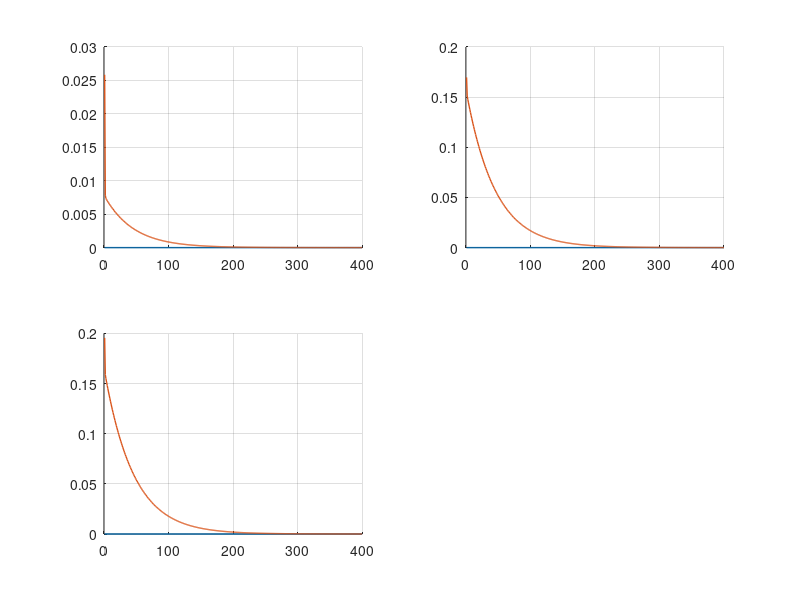

This chart was generated by the following MATLAB code:
clear;
clc;

%%%%%%%%%%%%%%%%%%%%%%%%%%% Power grid %%%%%%%%%%%%%%%%%%%%%%%%%%%%%%
% A=[-1 -3;3 -5];
% B=[2 -1;1 0];
% C=[0.8 2.4;1.6 0.8];
% D=zeros(size(C,1),size(B,2));
% K=[2];
% 
% Ts = 1;
% pgrid = ss(A,B,C,D);
% pgrid_d=ss(A,B,C,zeros(size(B)),Ts);
% controllability_cc=[rank(pgrid_d.a)==rank(ctrb(pgrid_d))];
% p = 100;
% Q = p*eye(size(A));
% R = 0.1*eye(size(B,2),size(B,2));
% K = dlqr(A,B,Q,R)
% pgrid_cl =ss(A-B*K,zeros(size(B)),C,D,Ts);
% isstable(pgrid_cl)
% % pgrid_cl =ss(A-B*K,B,C,D,Ts);
% step(pgrid_cl)
% 
% QN =1;
% RN = eye(size(C,1));
% [KEST,L,PN] = kalman(pgrid_d,QN,RN)
% 
% % for i=1:1000000
% %     L=(PN*C')/(C*PN*C'+RN);
% %     PN=(eye(size(C,1))-L*C)*PN;
% %     PN=(A*PN*A'+QN);
% % end
% 
% time = 10;
% plot_vectorx1 = ones(1,time);
% plot_vectorx2 = ones(1,time);
% plot_vectorz1 = ones(1,time);
% plot_vectorz2 = ones(1,time);
% 
% 
% x = zeros(size(A,1),1);
% z = 0.1*ones(size(A,1),1);
% u = zeros(size(B,2),1);
% 
% 
% for i=1:time
%     y = C*x
%     r = C*x - C*z;
%     x = A*x + B*u;
%     z = A*z + B*u + L*r;
%     u = -K*x;
%     
%     plot_vectorx1(i) = x(1);
%     plot_vectorz1(i) = z(1);
%     plot_vectorx2(i) = x(2);
%     plot_vectorz2(i) = z(2);
% end
% 
% fontsize = 10;
% linewidth = 1;
% 
% clf;
% subplot(1,2,1);
% hold on;
% plot(plot_vectorx1,'LineWidth',linewidth);
% plot(plot_vectorz1,'LineWidth',linewidth);
% set(gca,'FontSize',fontsize)
% grid on;
% hold off;
% 
% subplot(1,2,2);
% hold on;
% plot(plot_vectorx2,'LineWidth',linewidth);
% plot(plot_vectorz2,'LineWidth',linewidth);
% set(gca,'FontSize',fontsize)
% grid on;
% hold off;


%%%%%%%%%%%%%%%%%%%%%%%%%%% Cruise Control %%%%%%%%%%%%%%%%%%%%%%%%%%%%%%
% A = [ 0       1       0;
%       0       0       1;
%   -6.0476  -5.2856  -0.238];  
% B = [0; 0; 2.4767];
% C = [1 0 0];
% D = 0;
% cruise_contrl=ss(A,B,C,D)
% Ts = .01;
% cruise_contrl_d = c2d(cruise_contrl,Ts,'zoh');
% controllability_cc=[rank(cruise_contrl_d.a)==rank(ctrb(cruise_contrl_d))]
% 
% A = cruise_contrl_d.a
% B = cruise_contrl_d.b
% C = cruise_contrl_d.c
% D = cruise_contrl_d.d
% 
% p = 100;
% Q = p*eye(3);
% R = 1;
% K = dlqr(A,B,Q,R)
% abs(eig(A - B*K))
% 
% QN = 1;
% RN = 1;
% [KEST,L,P] = kalman(cruise_contrl_d,QN,RN)
% % P = 1.0e-02 * [1    1   1;
% %                1    1   1;
% %                1    1   1];
% 
% for i=1:1000
%     L=P*C'*inv(C*P*C'+RN);
%     P=(eye(3)-L*C)*P;
%     P=(A*P*A'+QN);
% end
% 
% 
% cruise_contrl_cl = ss(A-B*K,zeros(size(B)),C,D,Ts);
% isstable(cruise_contrl_cl)
% 
% time = 1000;
% plot_vectorx1 = ones(1,time);
% plot_vectorx2 = ones(1,time);
% plot_vectorx3 = ones(1,time);
% plot_vectorxnorm = ones(1,time);
% plot_vectorz1 = ones(1,time);
% plot_vectorz2 = ones(1,time);
% plot_vectorz3 = ones(1,time);
% plot_vectorznorm = ones(1,time);
% 
% 
% x = zeros(size(A,1),1);
% z = 0.001*ones(size(A,1),1);
% u = zeros(size(B,2),1);
% 
% 
% for i=1:time
%     y = C*x;
%     r = C*x - C*z;
%     x = A*x + B*u;
%     z = A*z + B*u + L*r;
%     u = -K*x;
%     
%     plot_vectorx1(i) = x(1);
%     plot_vectorz1(i) = z(1);
%     plot_vectorx2(i) = x(2);
%     plot_vectorz2(i) = z(2);
%     plot_vectorx3(i) = x(3);
%     plot_vectorz3(i) = z(3);
%     plot_vectorxnorm(i) = norm(x,1);
%     plot_vectorznorm(i) = norm(z,1);
% end
% 
% fontsize = 10;
% linewidth = 1;
% 
% clf;
% subplot(2,2,1);
% hold on;
% plot(plot_vectorx1,'LineWidth',linewidth);
% plot(plot_vectorz1,'LineWidth',linewidth);
% set(gca,'FontSize',fontsize)
% grid on;
% hold off;
% 
% subplot(2,2,2);
% hold on;
% plot(plot_vectorx2,'LineWidth',linewidth);
% plot(plot_vectorz2,'LineWidth',linewidth);
% set(gca,'FontSize',fontsize)
% grid on;
% hold off;
% 
% subplot(2,2,3);
% hold on;
% plot(plot_vectorx3,'LineWidth',linewidth);
% plot(plot_vectorz3,'LineWidth',linewidth);
% set(gca,'FontSize',fontsize)
% grid on;
% hold off;
% 
% subplot(2,2,4);
% hold on;
% plot(plot_vectorxnorm,'LineWidth',linewidth);
% plot(plot_vectorznorm,'LineWidth',linewidth);
% set(gca,'FontSize',fontsize)
% grid on;
% hold off;

%%%%%%%%%%%%%%%%%%%%%%%%%%%% water treatmnt %%%%%%%%%%%%%%%%%%%%%%%%%%%
A=[-20 1;0 .1];
B=[0;1];
C=[1 0];
D=[0];
water_plant=ss(A,B,C,D);
Ts=0.2;
water_plant_d=c2d(water_plant,Ts)
controllability_wp=[rank(water_plant_d.a)==rank(ctrb(water_plant_d))]

A = water_plant_d.a
B = water_plant_d.b
C = water_plant_d.c
D = water_plant_d.d

p = 100;
Q = p*eye(size(A));
R = 0.1*eye(size(B,2),size(B,2));
K = dlqr(A,B,Q,R)
water_plant_cl =ss(A-B*K,zeros(size(B)),C,D,Ts);
isstable(water_plant_cl)

QN = 0.00001;
RN = 0.00001;
[KEST,L,P] = kalman(water_plant_d,QN,RN)
% P = 1.0e-02 * [1    1   1;
%                1    1   1;
%                1    1   1];

% for i=1:1000
%     L=P*C'*inv(C*P*C'+RN);
%     P=(eye(2)-L*C)*P;
%     P=(A*P*A'+QN);
% end


time = 400;
plot_vectorx1 = ones(1,time);
plot_vectorx2 = ones(1,time);
plot_vectorxnorm = ones(1,time);
plot_vectorz1 = ones(1,time);
plot_vectorz2 = ones(1,time);
plot_vectorznorm = ones(1,time);


x = zeros(size(A,1),1);
z = ones(size(A,1),1);
u = zeros(size(B,2),1);


for i=1:time
    y = C*x;
    r = C*x - C*z;
    x = A*x + B*u;
    z = A*z + B*u + L*r;
    u = -K*x;
    
    plot_vectorx1(i) = x(1);
    plot_vectorz1(i) = z(1);
    plot_vectorx2(i) = x(2);
    plot_vectorz2(i) = z(2);
    plot_vectorxnorm(i) = norm(x,1);
    plot_vectorznorm(i) = norm(z,1);
end

fontsize = 10;
linewidth = 1;

clf;
subplot(2,2,1);
hold on;
plot(plot_vectorx1,'LineWidth',linewidth);
plot(plot_vectorz1,'LineWidth',linewidth);
set(gca,'FontSize',fontsize)
grid on;
hold off;

subplot(2,2,2);
hold on;
plot(plot_vectorx2,'LineWidth',linewidth);
plot(plot_vectorz2,'LineWidth',linewidth);
set(gca,'FontSize',fontsize)
grid on;
hold off;

subplot(2,2,3);
hold on;
plot(plot_vectorxnorm,'LineWidth',linewidth);
plot(plot_vectorznorm,'LineWidth',linewidth);
set(gca,'FontSize',fontsize)
grid on;
hold off;

%%%%%%%%%%%%%%%%%%%%%%%%%%% temperature control %%%%%%%%%%%%%%%%%%%%%%%
